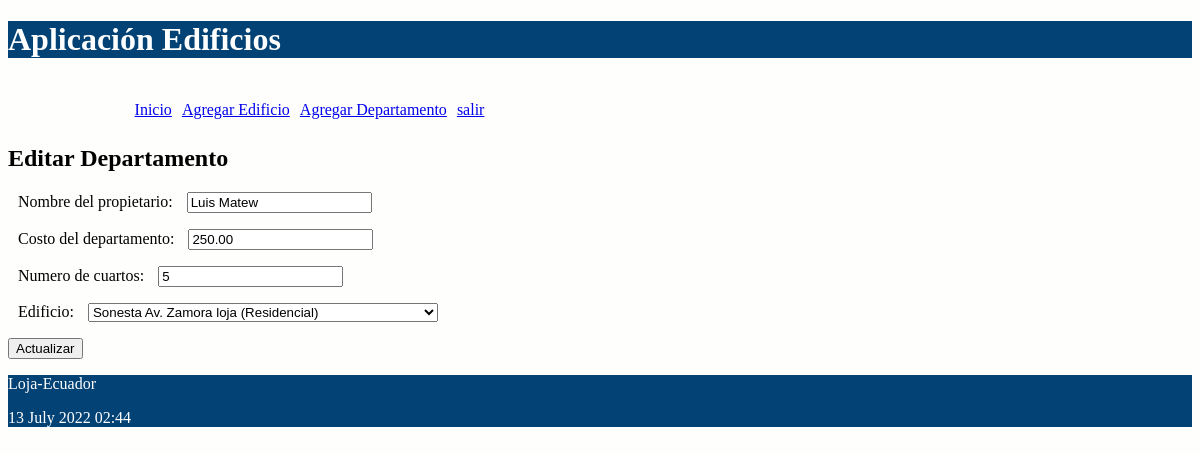
Page /editar/departamento/1 (signed in) on the committed database.
### departamentos/models.py (models this page shows, shortened)
class Departamento(models.Model):
    nombre_prop = models.CharField(max_length=100)
    costo_dep = models.DecimalField(max_digits=100, decimal_places=2)
    num_cuartos = models.IntegerField()
    edificio = models.ForeignKey(Edificio, on_delete=models.CASCADE,
            related_name="departamentos")

### departamentos/views.py (the view)
# urls.py: path('editar/departamento/<int:id>', views.editar_departamento,
@login_required(login_url='/entrando/login/')
def editar_departamento(request, id):
    nombre_prop = Departamento.objects.get(pk=id)
    if request.method=='POST':
        formulario = DepartamentoForm(request.POST, instance=nombre_prop)
        print(formulario.errors)
        if formulario.is_valid():
            formulario.save()
            return redirect(index)
    else:
        formulario = DepartamentoForm(instance=nombre_prop)
    diccionario = {'formulario': formulario}
    return render(request, 'editar_departamento.html', diccionario)

### departamentos/forms.py (shortened to what this page needs)
class DepartamentoForm(ModelForm):
    class Meta:
        model = Departamento
        fields = ['nombre_prop', 'costo_dep', 'num_cuartos','edificio']
        labels = {
            'nombre_prop':_('Nombre del propietario'),
            'costo_dep': _('Costo del departamento'),
            'num_cuartos': _('Numero de cuartos')
        }

### departamentos/models.py (called while the page is built)
    def __str__(self):
        return "%s %s %s %s" % (self.nombre,
                self.direccion,
                self.ciudad,
                self.tipo)

### departamentos/templates/editar_departamento.html (shortened to what this page needs)
{% extends "master.html" %}
{% block content %}
<h2>Editar Departamento</h3>
<form action="" method="post">
  {{formulario.as_p}}
  <p><input type='submit' value='Actualizar'/></p>
</form>
{% endblock %}

### departamentos/static/css/estilos.css (style rules this page uses)
body { background: #FEFEFD; }
label { padding: 12px 10px; }

### rows in the picture
Departamento: nombre_prop "Luis Matew", costo_dep "250.00", num_cuartos "5", edificio "Sonesta Av. Zamora loja (Residencial)"
